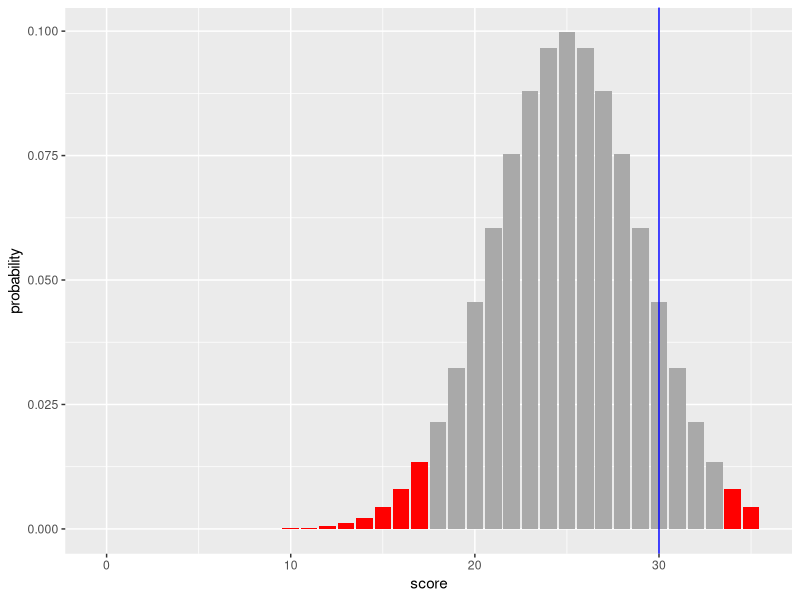
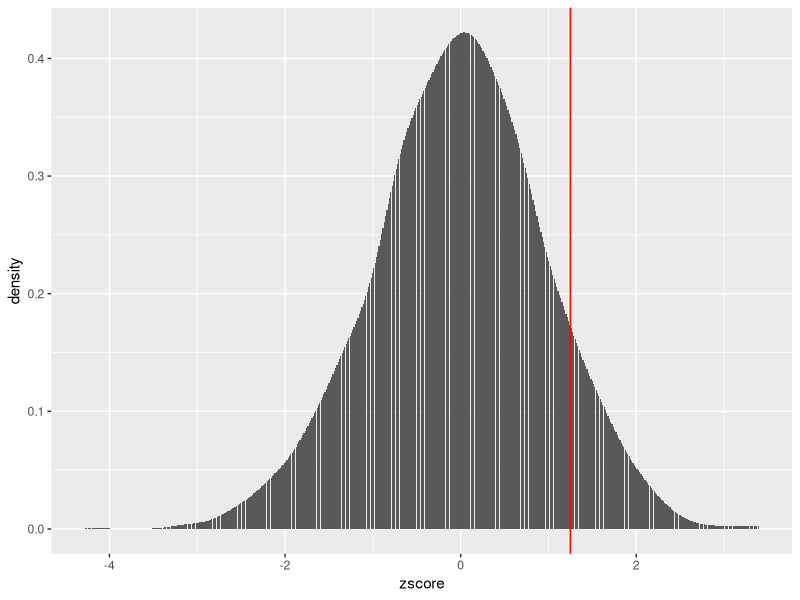
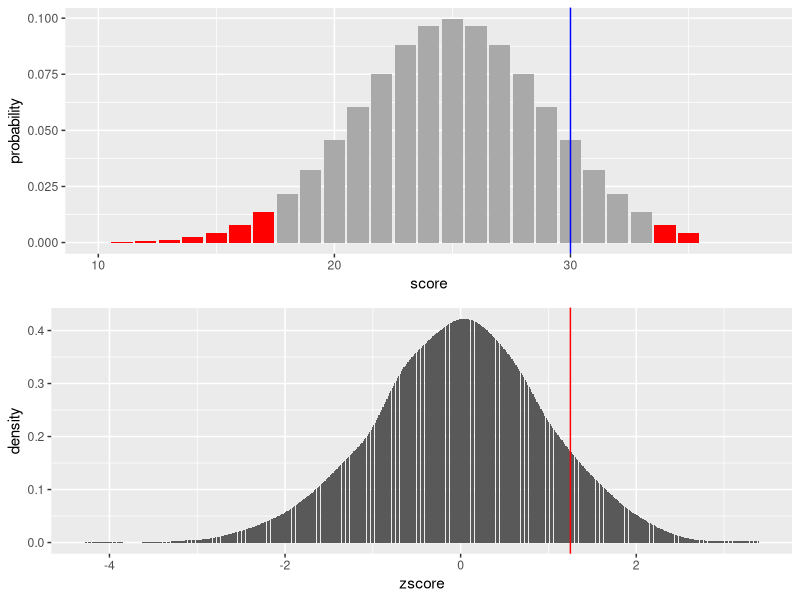

Write R code to recreate these figures, in order.
library(tidyverse)

############################
### score of exams ########

s = 0:35 # possible scores of the exam
joe = 30 # score of our test student
pop_mean = 25 # mean score of most students at exam
pop_sd = 4 # standard deviation of exam results
alpha = 0.05 # we need to choose our significance level

## create a tibble with probability associated to each possible score
## from a normal distribution with these characteristics

normalDensity = tibble(
  score = s,
  probability = dnorm(s, mean = pop_mean, sd = pop_sd) ## probability of achieving that score with normal mean 25 & sd 4
)
#H0: joe did like the others
#H1: joe exceeded the others
## we can now order the values of the probability in order to compute
## the cumulative probability

normalDensity = normalDensity %>%
  arrange(probability) %>% ## to make sure data are ordered by probability first
  mutate(
    cumulative_p = cumsum(probability), ## now they are ordered we can make a cumulative p
    reject = cumulative_p <= alpha #so i reject th H0 IF CUMULATIVE PROBABILITY is less than or equal to alpha.
  )

## now we can plot this

normalplot = ggplot(normalDensity)+
  geom_bar(aes(x=score, y=probability, fill = reject), stat = "identity")+
  scale_fill_manual(
    values = c(
      `TRUE` = "red",
      `FALSE` = "darkgrey"
    )
  )+
  geom_vline(xintercept = joe, col = "blue")+
  theme(legend.position = "none")

plot(normalplot) 

## if we consider the sum of the probabilities of all the scores higher than
## our student, we obtain

sum(
  normalDensity$probability[normalDensity$score>=joe]
)


### for a proper test statistic we compute a relative standing
### using a z-score, which in this case would be

z_score = (joe - pop_mean) / pop_sd


## the p-value is then calculated as the proportion of probability
## equal or above the z-score of our single measure
## on a default normal distribution (i.e. mean = 0 and sd = 1)


pnorm(z_score, lower.tail = FALSE) #cumulative probability 


## roughly it still represents the proportion we have seen above



###############################################
## why z-score plotted on a normal dist?
##############################################

## our null hypothesis is NOT the distribution of scores
## but the distribution of z-scores
## we can compute it as below:

## pack z-score calculation in a function

zcalc <- function(x){
  z = (x-pop_mean)/pop_sd
  return(z)
}


## create a tibble with real scores (not their probability)
## drawn out of the same normal distribution

exam_sample = tibble(
  scores = rnorm(2000, mean = pop_mean, sd = pop_sd)
) %>%
  mutate(
    zscore = zcalc(scores) ## then we calculate the z-score of each exam score
  ) %>%
  arrange(zscore)

## we can plot it, and measure against our z-score

zplot = ggplot(exam_sample)+
  geom_bar(aes(x=zscore), stat = "density")+
  geom_vline(xintercept = z_score, col = "red")

plot(zplot)

### if we plot the two one below the other we can see they're distributed in a pretty
### similar way

library(gridExtra)
grid.arrange(normalplot+xlim(10,38), zplot, nrow=2)

#The critical value helps define the rejection region.
#The p-value tells us where Joe’s score falls relative to that rejection region.
#Example Interpretation

#If Joe’s score is greater than the critical value, he is in the rejection region → Reject H₀.
#If Joe’s p-value is less than α (0.05) → Reject H₀.
# in this case the pvalue was greater than the alpha, so we accept the H0.